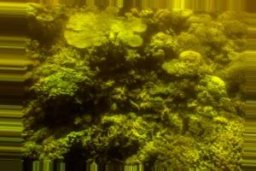
#> input picture android/app/src/main/assets/library/bleached-01.jpg, 256 x 171 px
$ python try_analyze.py ../../android/app/src/main/assets/library/bleached-01.jpg   (older library calls are emulated)
#> lines starting #> are read from the running program, lines starting #| are printed output that depends on the picture
### reefglyph/py/reefglyph/analysis/coral.py
"""M2: classical-CV coral analysis. analyze(bgr, rect) -> CoralRecord."""
import json, os
import numpy as np, cv2, pyefd
from ..codec.layers import CoralRecord

PARAMS = dict(L_t=60.0, C_t=25.0, tau=0.35, norm=0, seg="gc")   # overwritten by data/params.json
MAXS = 320                                                       # analysis resolution (longest side)
HEALTH_EDGES = None                               # 5 ascending edges from the calibration split
TEXTURE_EDGES = None                              # 15 ascending edges from the calibration split


def load_params(path="data/params.json"):
    """Called automatically at import if data/params.json exists (run from project root)."""
    global HEALTH_EDGES, TEXTURE_EDGES
    if os.path.exists(path):
        d = json.load(open(path))
        PARAMS.update({k: d[k] for k in d if k in PARAMS})
        HEALTH_EDGES = d.get("health_edges")
        TEXTURE_EDGES = d.get("texture_edges")


load_params()


def to_lab(bgr):
    lab = cv2.cvtColor(bgr, cv2.COLOR_BGR2LAB).astype(np.float32)
    return lab[..., 0] * 100 / 255, lab[..., 1] - 128, lab[..., 2] - 128


def gray_world(bgr):
    m = bgr.reshape(-1, 3).mean(0); return np.clip(bgr * (m.mean() / m), 0, 255).astype(np.uint8)


def median_cut(px, k):
    boxes = [px]
    while len(boxes) < k:
        i = int(np.argmax([len(b) > 1 and np.ptp(b, 0).max() for b in boxes])); b = boxes.pop(i)
        ch = int(np.argmax(np.ptp(b, 0))); b = b[np.argsort(b[:, ch])]; h = max(1, len(b) // 2)
        boxes += [b[:h], b[h:]] if len(b) > 1 else [b, b]
    return np.array([b.mean(0) for b in boxes])


def segment(bgr, rect):
    mask = np.zeros(bgr.shape[:2], np.uint8); bg = np.zeros((1, 65)); fg = np.zeros((1, 65))
    cv2.grabCut(bgr, mask, tuple(int(v) for v in rect), bg, fg, 4, cv2.GC_INIT_WITH_RECT)
    return ((mask == 1) | (mask == 3)).astype(np.uint8)


def rect_mask(bgr, rect):
    m = np.zeros(bgr.shape[:2], np.uint8); x, y, w, h = (int(v) for v in rect)
    m[y:y + h, x:x + w] = 1; return m


def pixel_stats(bgr, mask):
    """Eroded-mask L and chroma (brightest 1 % dropped) + the eroded mask."""
    er = cv2.erode(mask, np.ones((7, 7), np.uint8))           # ~3 px erosion
    if er.sum() < 20: er = mask
    if er.sum() == 0: er = np.ones_like(mask)
    L, a, b = to_lab(bgr); sel = er > 0
    Ls, C = L[sel], np.hypot(a[sel], b[sel])
    keep = Ls <= np.percentile(Ls, 99)
    return Ls[keep], C[keep], er


def bleach_from_stats(Ls, C, p=PARAMS):
    return float(np.mean((Ls > p["L_t"]) & (C < p["C_t"])))


def health_x(Ls, C):
    return float(Ls.mean() - C.mean())                         # pale + low chroma -> high


def health_score(x):
    if HEALTH_EDGES is None: return 3
    return int(np.searchsorted(HEALTH_EDGES, x)) + 1           # 1..6


def bleach_index(bgr, mask, p=PARAMS):
    Ls, C, er = pixel_stats(bgr, mask)
    return bleach_from_stats(Ls, C, p), er


def texture_index(bgr, er):
    """Mean Scharr gradient magnitude of chroma inside the eroded mask -> 0..15 level."""
    L, a, b = to_lab(bgr)
    C_2d = np.hypot(a, b).astype(np.float32)
    gx = cv2.Scharr(C_2d, cv2.CV_32F, 1, 0)
    gy = cv2.Scharr(C_2d, cv2.CV_32F, 0, 1)
    mag = np.hypot(gx, gy)
    val = float(mag[er > 0].mean()) if (er > 0).any() else 0.0
    if TEXTURE_EDGES is None:
        return 7, val
    return int(np.clip(np.searchsorted(TEXTURE_EDGES, val), 0, 15)), val


def analyze(bgr, rect, normalise=None, params=PARAMS, with_evidence=True):
    """rect = (x, y, w, h). Returns CoralRecord."""
    s = MAXS / max(bgr.shape[:2])
    if s < 1:
        bgr = cv2.resize(bgr, None, fx=s, fy=s, interpolation=cv2.INTER_AREA)
        rect = tuple(int(v * s) for v in rect)
    mask = rect_mask(bgr, rect) if params.get("seg") == "rect" else segment(bgr, rect)
    if (params.get("norm", 0) if normalise is None else normalise): bgr = gray_world(bgr)
    Ls, C, er = pixel_stats(bgr, mask)
    bi = bleach_from_stats(Ls, C, params)
    r = CoralRecord(bleach=bi, health=min(6, max(1, health_score(health_x(Ls, C)))), morph=3)
    r.texture, _ = texture_index(bgr, er)
    r.evidence = int(bi > params["tau"])
    px = bgr[er > 0].astype(np.float32)
    cols = median_cut(px, 2)
    r.colors = [tuple(float(v[0, 0]) for v in to_lab(c.reshape(1, 1, 3).astype(np.uint8))) for c in cols]
    if not with_evidence: return r
    cnts, _ = cv2.findContours(mask, cv2.RETR_EXTERNAL, cv2.CHAIN_APPROX_NONE)
    if not cnts: return r
    c = max(cnts, key=cv2.contourArea)
    (cx, cy), (w, h), ang = cv2.minAreaRect(c)
    box = cv2.boxPoints(((cx, cy), (w, h), ang)).astype(np.float32)
    S = 64; dst = np.float32([[0, S - 1], [0, 0], [S - 1, 0], [S - 1, S - 1]])
    M = cv2.getPerspectiveTransform(box, dst)
    wm = cv2.warpPerspective(mask * 255, M, (S, S)); wi = cv2.warpPerspective(bgr, M, (S, S))
    r.aspect = float(np.clip(w / max(h, 1), 0.25, 4))
    cs, _ = cv2.findContours((wm > 127).astype(np.uint8), cv2.RETR_EXTERNAL, cv2.CHAIN_APPROX_NONE)
    if not cs: return r
    cc = max(cs, key=cv2.contourArea)[:, 0, :].astype(float) / (S - 1)
    r.efd = np.clip(pyefd.elliptic_fourier_descriptors(cc, order=8, normalize=False), -.5, .5)
    r.locus = tuple(float(v) for v in np.clip(pyefd.calculate_dc_coefficients(cc), 0, 1))
    th = cv2.resize(wi, (16, 16), interpolation=cv2.INTER_AREA).reshape(-1, 3).astype(np.float32)
    thm = cv2.resize(wm, (16, 16)).reshape(-1) > 127
    pal = median_cut(th[thm] if thm.sum() >= 4 else th, 4)
    d = ((th[:, None, :] - pal[None]) ** 2).sum(-1)
    r.thumb = d.argmin(1).reshape(16, 16)
    r.palette = pal[:, ::-1].round().astype(np.uint8)          # RGB
    return r

### reefglyph/py/reefglyph/codec/layers.py
"""M3: pack/unpack of L0, L1, L2."""
import numpy as np
from dataclasses import dataclass, field
from ..spec import bits_to_int as b2i, int_to_bits as i2b


def _q(v, lo, hi, bits):
    return int(np.clip(round((v - lo) / (hi - lo) * (2**bits - 1)), 0, 2**bits - 1))


def _dq(q, lo, hi, bits):
    return lo + q / (2**bits - 1) * (hi - lo)


def lab_q(lab):  # L 0-100 (6b), a,b -> 5b, step 4
    L, a, b = lab
    return [_q(L, 0, 100, 6), int(np.clip(round(a / 4) + 16, 0, 31)), int(np.clip(round(b / 4) + 16, 0, 31))]


def lab_dq(q):
    return (_dq(q[0], 0, 100, 6), (q[1] - 16) * 4.0, (q[2] - 16) * 4.0)


@dataclass
class CoralRecord:
    transect: int = 0; coral: int = 0; depth_m: float = 0.0; time_s: float = 0.0
    bleach: float = 0.0; health: int = 1; morph: int = 3     # 0 branching 1 massive 2 plate 3 other
    colors: list = field(default_factory=lambda: [(50, 0, 0), (50, 0, 0)])
    patch: int = 0; evidence: int = 0; texture: int = 0
    efd: np.ndarray = None      # (8,4) in unit box
    locus: tuple = (0.5, 0.5); aspect: float = 1.0
    thumb: np.ndarray = None    # 16x16 ints 0..3
    palette: np.ndarray = None  # (4,3) uint8 RGB


def pack_L0(r):
    f = [(r.transect, 6), (r.coral, 8), (_q(r.depth_m, 0, 63.5, 7), 7), (_q(r.time_s, 0, 5115, 10), 10),
         (_q(r.bleach, 0, 1, 6), 6), (r.health - 1, 3), (r.morph, 2)]
    for c in r.colors:
        q = lab_q(c); f += [(q[0], 6), (q[1], 5), (q[2], 5)]
    f += [(r.patch, 1), (r.evidence, 1), (int(np.clip(r.texture, 0, 15)), 4)]
    out = np.concatenate([i2b(v, n) for v, n in f]); assert len(out) == 80
    return out


# [13 lines left out: function unpack_L0, not called in this run]


EFD_RANGE = 0.5


def pack_L1(r):
    out = [i2b(_q(v, -EFD_RANGE, EFD_RANGE, 5), 5) for v in np.asarray(r.efd).ravel()]
    out += [i2b(_q(v, 0, 1, 5), 5) for v in r.locus]
    out.append(i2b(_q(np.log2(np.clip(r.aspect, .25, 4)), -2, 2, 5), 5))
    out = np.concatenate(out); assert len(out) == 175
    return out


# [27 lines left out: functions unpack_L1, pack_L2, unpack_L2, not called in this run]

### reefglyph/py/reefglyph/spec.py
"""M1: frozen constants. Treat as frozen after Day 1."""
import numpy as np

FS_AUDIO = 48000; BW = 3000; FC = 2500; DEFAULT_SF = 7
OSR = FS_AUDIO // BW            # 16
N_UP, N_DOWN = 8, 2
PREAMBLE_SYMS = N_UP + N_DOWN
HDR_BITS, PAY_BITS, CRC_BITS = 16, 108, 16
FRAME_BITS = HDR_BITS + PAY_BITS + CRC_BITS   # 140
L0_BITS, L1_BITS, L2_BITS = 80, 175, 576
LAYER_BITS = {0: L0_BITS, 1: L1_BITS, 2: L2_BITS}
LAYER_FRAMES = {0: 1, 1: 2, 2: 6}
ACK_BITS = 28


def frame_symbols(sf=DEFAULT_SF, first=False):
    n = 8 if first else 7
    return -(-35 // sf) * n


def ack_symbols(sf=DEFAULT_SF):
    return -(-7 // sf) * 8          # 7 codewords, Hamming(8,4)


# [15 lines left out: functions airtime, bits_to_int, not called in this run]


def int_to_bits(v, n):
    return np.array([(int(v) >> (n - 1 - i)) & 1 for i in range(n)], dtype=np.uint8)

### reefglyph/scripts/try_analyze.py
"""uv run python scripts/try_analyze.py [image.jpg]   -- times analyze() and writes try_glyph.png"""
import sys, time, numpy as np, cv2
from reefglyph.analysis.coral import analyze
from reefglyph.codec.layers import *
from reefglyph.codec.glyph import render_glyph
if len(sys.argv) > 1:
    im = cv2.imread(sys.argv[1])
#> im is the input picture: shape (171, 256, 3); mean B, G, R 9, 90.2, 101.2
else:   # synthetic pale blob on a dark-blue background
    im = np.full((480, 640, 3), (120, 60, 20), np.uint8)
    cv2.ellipse(im, (320, 240), (180, 110), 20, 0, 360, (210, 215, 220), -1)
    im = cv2.add(im, np.random.default_rng(0).integers(0, 15, im.shape, dtype=np.uint8))
h, w = im.shape[:2]
#> h = 171; w = 256
t = time.time(); r = analyze(im, (w // 10, h // 10, w * 8 // 10, h * 8 // 10)); dt = time.time() - t
#> in analyze, `mask = rect_mask(bgr, rect) if params.get("seg") == "rect" else segmen..`: mask: shape (171, 256); every value is 0
#> in to_lab, `lab = cv2.cvtColor(bgr, cv2.COLOR_BGR2LAB).astype(np.float32)`:
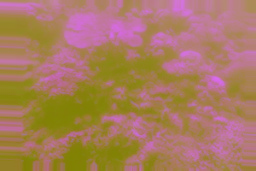
#> lab: shape (171, 256, 3) float32; mean B, G, R 95.2, 124, 168.8
#> in pixel_stats, `L, a, b = to_lab(bgr)`:
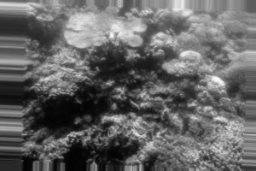
#> L: shape (171, 256) float32; min 0, max 94.9, mean 37.3; drawn with min black and max white
#> in pixel_stats, `L, a, b = to_lab(bgr)`:
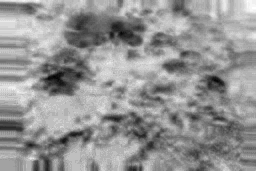
#> a: shape (171, 256) float32; min -25, max 11, mean -4.03; drawn with min black and max white
#> in pixel_stats, `L, a, b = to_lab(bgr)`:
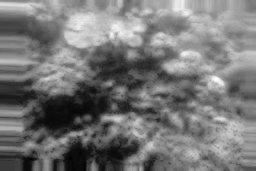
#> b: shape (171, 256) float32; min -2, max 90, mean 40.8; drawn with min black and max white
#> in analyze, `Ls, C, er = pixel_stats(bgr, mask)`: er: shape (171, 256); every value is 1
#> in analyze, `bi = bleach_from_stats(Ls, C, params)`: bi = 0
#> in texture_index, `gx = cv2.Scharr(C_2d, cv2.CV_32F, 1, 0)`:
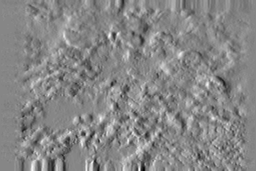
#> gx: shape (171, 256) float32; min -421.9, max 380.8, mean 1.6; drawn with min black and max white
#> in texture_index, `gy = cv2.Scharr(C_2d, cv2.CV_32F, 0, 1)`:
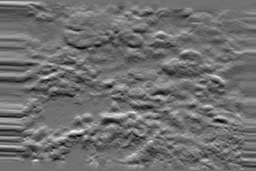
#> gy: shape (171, 256) float32; min -428.5, max 536.7, mean -4.8; drawn with min black and max white
#> in texture_index, `mag = np.hypot(gx, gy)`:
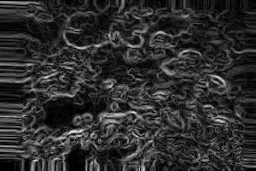
#> mag: shape (171, 256) float32; min 0, max 539.2, mean 97.8; drawn with min black and max white
#> in texture_index, `val = float(mag[er > 0].mean()) if (er > 0).any() else 0.0`: val = 97.82
#> in analyze, `r.texture, _ = texture_index(bgr, er)`: r.texture = 7
#> in analyze, `r.evidence = int(bi > params["tau"])`: r.evidence = 0
#> the loop in median_cut, `while len(boxes) < k:` made 1 pass
#> (i, ch, h) on pass 1: (0, 1, 21888)
#> in analyze, `cols = median_cut(px, 2)`: cols = [[4.56, 50.41, 61.05], [13.42, 130, 141.3]]
#> in analyze, `r.colors = [tuple(float(v[0, 0]) for v in to_lab(c.reshape(1, 1, 3).as..`: r.colors = [(21.18, -1, 28), (53.33, -7, 56)]
#> in analyze, `cnts, _ = cv2.findContours(mask, cv2.RETR_EXTERNAL, cv2.CHAIN_APPROX_N..`: cnts = []
r.coral = 1
print(f"analyze: {dt:.2f} s (target < 1 s)  bleach={r.bleach:.2f} health={r.health} evidence={r.evidence}")
#| analyze: 0.59 s (target < 1 s)  bleach=0.00 health=3 evidence=0
L = {0: pack_L0(r), 1: pack_L1(r), 2: pack_L2(r)}
#> the loop in pack_L0, `for c in r.colors:` made 2 passes
#> (L in lab_q, a in lab_q, b in lab_q, q) on passes 1 to 2: (21.18, -1, 28, [13, 16, 23]), (53.33, -7, 56, [34, 14, 30])
#> in pack_L0, `f += [(r.patch, 1), (r.evidence, 1), (int(np.clip(r.texture, 0, 15)), ..`: f = [(0, 6), (1, 8), (0, 7), (0, 10), (0, 6), (2, 3), (3, 2), (13, 6), (16, 5), (23, 5), (34, 6), (14, 5), (30, 5), (0, 1), (0, 1), (7, 4)]
#> in pack_L0, `out = np.concatenate([i2b(v, n) for v, n in f])`: out = 80 values, max 1 at index 13, min 0 at index 0, mean 0.3
#> (the run stopped early here; a loop or call above may not have finished)

$ run again, on android/app/src/main/assets/library/bleached-03.jpg
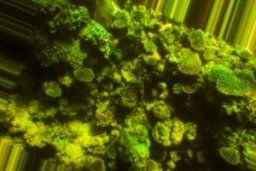
#> input picture android/app/src/main/assets/library/bleached-03.jpg, 256 x 171 px
#> im is the input picture: shape (171, 256, 3); mean B, G, R 9.5, 86.9, 78.6
#> mask: shape (171, 256); every value is 0
#> in pixel_stats, `L, a, b = to_lab(bgr)`:
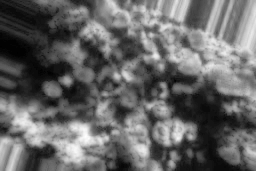
#> b: shape (171, 256) float32; min 1, max 89, mean 36.4; drawn with min black and max white
#> er: shape (171, 256); every value is 1
#> bi = 0
#> in texture_index, `mag = np.hypot(gx, gy)`:
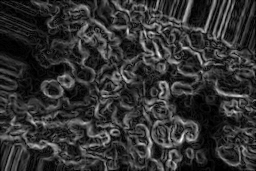
#> mag: shape (171, 256) float32; min 0, max 609.8, mean 119.9; drawn with min black and max white
#> val = 119.9
#> r.texture = 7
#> r.evidence = 0
#> the loop in median_cut, `while len(boxes) < k:` made 1 pass
#> (i, ch, h) on pass 1: (0, 1, 21888)
#> cols = [[3.46, 39.35, 38.78], [15.45, 134.5, 118.5]]
#> r.colors = [(14.9, -6, 20), (52.94, -20, 54)]
#> cnts = []
#| analyze: 0.56 s (target < 1 s)  bleach=0.00 health=3 evidence=0
#> the loop in pack_L0, `for c in r.colors:` made 2 passes
#> (L in lab_q, a in lab_q, b in lab_q, q) on passes 1 to 2: (14.9, -6, 20, [9, 14, 21]), (52.94, -20, 54, [33, 11, 30])
#> in pack_L0, `f += [(r.patch, 1), (r.evidence, 1), (int(np.clip(r.texture, 0, 15)), ..`: f = [(0, 6), (1, 8), (0, 7), (0, 10), (0, 6), (2, 3), (3, 2), (9, 6), (14, 5), (21, 5), (33, 6), (11, 5), (30, 5), (0, 1), (0, 1), (7, 4)]
#> out = 80 values, max 1 at index 13, min 0 at index 0, mean 0.3

$ run again, on android/app/src/main/assets/library/bleached-05.jpg
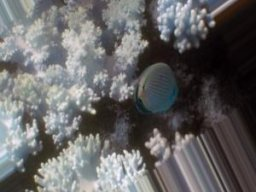
#> input picture android/app/src/main/assets/library/bleached-05.jpg, 256 x 192 px
#> im is the input picture: shape (192, 256, 3); mean B, G, R 100.4, 100.2, 101.1
#> mask: shape (192, 256); every value is 0
#> in pixel_stats, `L, a, b = to_lab(bgr)`:
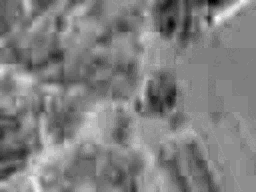
#> b: shape (192, 256) float32; min -17, max 17, mean 0.137; drawn with min black and max white
#> er: shape (192, 256); every value is 1
#> bi = 0.278
#> in texture_index, `mag = np.hypot(gx, gy)`:
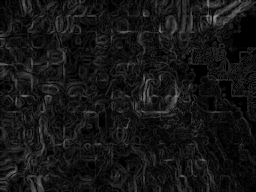
#> mag: shape (192, 256) float32; min 0, max 155.8, mean 22
#> val = 22.01
#> r.texture = 7
#> r.evidence = 0
#> the loop in median_cut, `while len(boxes) < k:` made 1 pass
#> (i, ch, h) on pass 1: (0, 0, 24576)
#> cols = [[45.77, 46.38, 50.73], [155, 154, 151.4]]
#> r.colors = [(19.61, 2, 1), (63.14, 0, -1)]
#> cnts = []
#| analyze: 0.88 s (target < 1 s)  bleach=0.28 health=3 evidence=0
#> the loop in pack_L0, `for c in r.colors:` made 2 passes
#> (L in lab_q, a in lab_q, b in lab_q, q) on passes 1 to 2: (19.61, 2, 1, [12, 16, 16]), (63.14, 0, -1, [40, 16, 16])
#> in pack_L0, `f += [(r.patch, 1), (r.evidence, 1), (int(np.clip(r.texture, 0, 15)), ..`: f = [(0, 6), (1, 8), (0, 7), (0, 10), (17, 6), (2, 3), (3, 2), (12, 6), (16, 5), (16, 5), (40, 6), (16, 5), (16, 5), (0, 1), (0, 1), (7, 4)]
#> out = 80 values, max 1 at index 13, min 0 at index 0, mean 0.212
